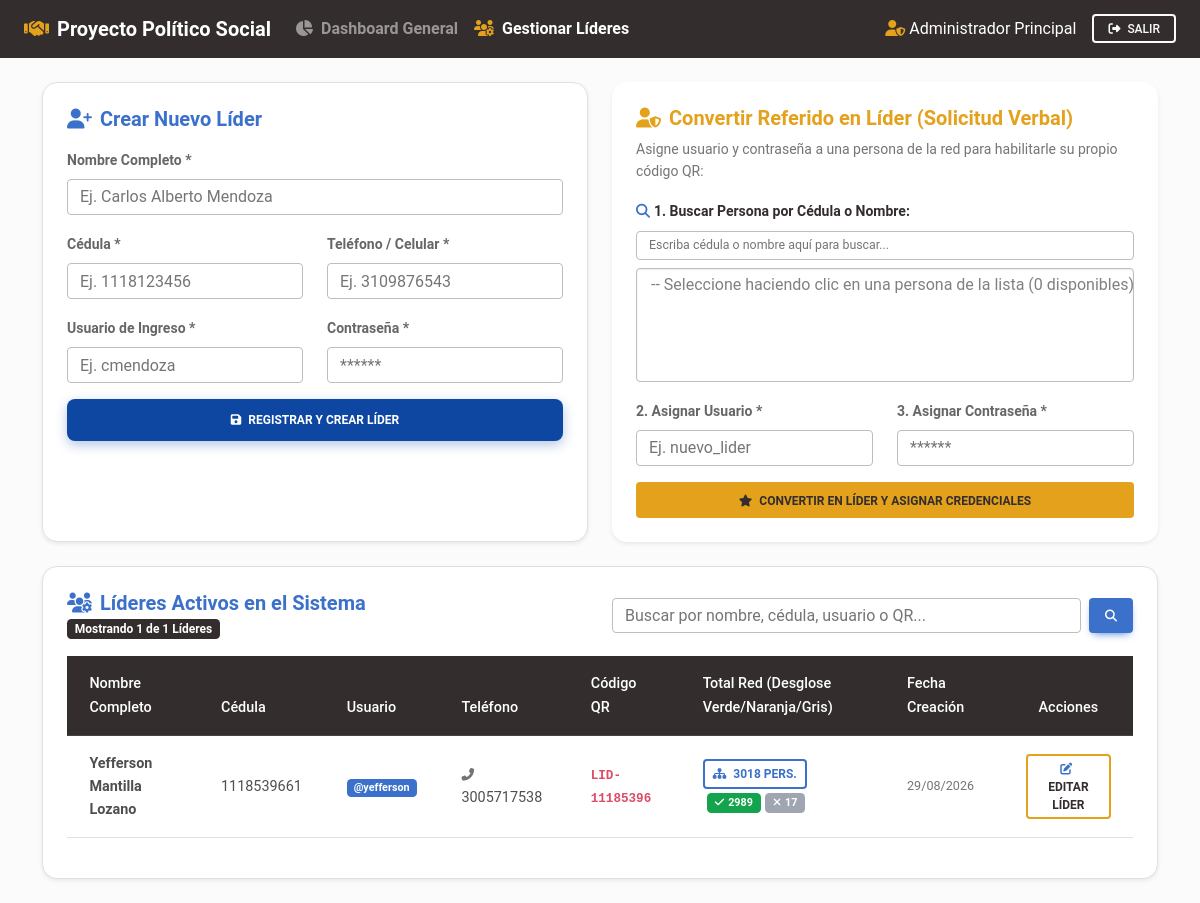
The page /admin/lideres.php (signed in) on the database its author committed.
### tables this page shows
CREATE TABLE `usuarios` (
  `id` int(11) NOT NULL AUTO_INCREMENT,
  `nombre_completo` varchar(150) NOT NULL,
  `cedula` varchar(20) NOT NULL,
  `telefono` varchar(20) NOT NULL,
  `username` varchar(50) NOT NULL,
  `password` varchar(255) NOT NULL,
  `role_id` int(11) NOT NULL,
  `codigo_referido` varchar(30) NOT NULL,
  `intentos_fallidos` int(11) DEFAULT 0,
  `bloqueado_hasta` datetime DEFAULT NULL,
  `creado_en` datetime DEFAULT current_timestamp(),
  PRIMARY KEY (`id`),
  UNIQUE KEY `cedula` (`cedula`),
  UNIQUE KEY `username` (`username`),
  UNIQUE KEY `codigo_referido` (`codigo_referido`),
  KEY `role_id` (`role_id`),
  CONSTRAINT `usuarios_ibfk_1` FOREIGN KEY (`role_id`) REFERENCES `roles` (`id`)
);

### config/auth.php (called while the page is built, shortened)
<?php
require_once __DIR__ . '/security.php';
function getCurrentUser() {
    $pdo = getDB();
    $stmt = $pdo->prepare("SELECT u.*, r.nombre as role_name FROM usuarios u JOIN roles r ON u.role_id = r.id WHERE u.id = ?");
    $stmt->execute([$_SESSION['user_id']]);
    return $stmt->fetch();
}

### config/security.php (called while the page is built, shortened)
<?php
function e($string) {
    return htmlspecialchars($string, ENT_QUOTES, 'UTF-8');
}
function sanitizeInput($data) {
    $data = trim($data);
    $data = stripslashes($data);
    return $data;
}

### admin/lideres.php (the view, shortened to what this page needs)
<?php
require_once __DIR__ . '/../config/security.php';
require_once __DIR__ . '/../config/auth.php';
$admin = getCurrentUser();
$pdo = getDB();
$buscarLider = sanitizeInput($_GET['buscar_lider'] ?? '');
$paginaActual = max(1, (int)($_GET['page'] ?? 1));
$registrosPorPagina = 10;
$offset = ($paginaActual - 1) * $registrosPorPagina;
$whereClauses = ["u.role_id = 2"];
$params = [];
$whereSql = " WHERE " . implode(" AND ", $whereClauses);
$stmtCount = $pdo->prepare("SELECT COUNT(*) FROM usuarios u" . $whereSql);
$stmtCount->execute($params);
$totalLideres = $stmtCount->fetchColumn();
$sqlLideres = "
    SELECT u.*,
           (SELECT COUNT(*) FROM referidos WHERE lider_raiz_id = u.id) as total_red,
           (SELECT COUNT(*) FROM referidos WHERE lider_raiz_id = u.id AND votante_yopal = 'Si') as total_si,
           (SELECT COUNT(*) FROM referidos WHERE lider_raiz_id = u.id AND votante_yopal = 'Quiero inscribir') as total_inscribir,
           (SELECT COUNT(*) FROM referidos WHERE lider_raiz_id = u.id AND votante_yopal = 'No') as total_no
    FROM usuarios u
    " . $whereSql . "
    ORDER BY u.creado_en DESC
    LIMIT " . $registrosPorPagina . " OFFSET " . $offset;
$stmtLideres = $pdo->prepare($sqlLideres);
$stmtLideres->execute($params);
$lideres = $stmtLideres->fetchAll();
$stmtElegibles = $pdo->query("
    SELECT r.*,
           CONCAT(r.nombres, ' ', r.apellidos) as nombre_completo
    FROM referidos r
    WHERE r.usuario_id IS NULL
    ORDER BY r.nombres ASC
");
$elegibles = $stmtElegibles->fetchAll();
?>
<!DOCTYPE html>
<html lang="es">
<head>
    <link rel="stylesheet" href="https://cdnjs.cloudflare.com/ajax/libs/font-awesome/6.4.0/css/all.min.css">
    <link rel="stylesheet" href="https://cdnjs.cloudflare.com/ajax/libs/mdb-ui-kit/6.4.0/mdb.min.css">
    <link rel="stylesheet" href="../assets/css/custom.css">
</head>
<body class="bg-light">
<nav class="navbar navbar-expand-lg navbar-dark bg-dark shadow-0 py-2">
    <div class="container-fluid px-4">
        <a class="navbar-brand fw-bold" href="dashboard.php">
            <i class="fas fa-handshake text-warning me-2"></i>Proyecto Político Social
        </a>
        <div class="collapse navbar-collapse" id="navbarAdminMenu">
            <ul class="navbar-nav me-auto mb-2 mb-lg-0">
                <li class="nav-item">
                    <a class="nav-link text-white-50 fw-bold" href="dashboard.php"><i class="fas fa-chart-pie me-1"></i> Dashboard General</a>
                </li>
                <li class="nav-item">
                    <a class="nav-link active fw-bold" href="lideres.php"><i class="fas fa-users-cog me-1 text-warning"></i> Gestionar Líderes</a>
                </li>
            </ul>
            <div class="d-flex align-items-center">
                <span class="text-white me-3"><i class="fas fa-user-shield me-1 text-warning"></i><?= e($admin['nombre_completo']) ?></span>
                <a href="../logout.php" class="btn btn-outline-light btn-sm"><i class="fas fa-sign-out-alt me-1"></i> Salir</a>
            </div>
        </div>
    </div>
</nav>
<div class="container py-4">
    <div class="row g-4 mb-4">
        <div class="col-lg-6">
            <div class="card card-custom h-100 shadow-sm border">
                <div class="card-body p-4">
                    <h5 class="fw-bold text-primary mb-3"><i class="fas fa-user-plus me-2"></i>Crear Nuevo Líder</h5>
                    <form action="lideres.php" method="POST">
                        <div class="mb-3">
                            <label class="form-label small fw-bold">Nombre Completo *</label>
                            <input type="text" name="nombre_completo" class="form-control" required placeholder="Ej. Carlos Alberto Mendoza">
                        </div>
                        <div class="row">
                            <div class="col-md-6 mb-3">
                                <label class="form-label small fw-bold">Cédula *</label>
                                <input type="text" name="cedula" class="form-control" required placeholder="Ej. 1118123456" inputmode="numeric" maxlength="12" oninput="this.value = this.value.replace(/[^0-9]/g, '')">
                            </div>
                            <div class="col-md-6 mb-3">
                                <label class="form-label small fw-bold">Teléfono / Celular *</label>
                                <input type="text" name="telefono" class="form-control" required placeholder="Ej. 3109876543" inputmode="numeric" maxlength="10" oninput="this.value = this.value.replace(/[^0-9]/g, '')">
                            </div>
                        </div>
                        <div class="row">
                            <div class="col-md-6 mb-3">
                                <label class="form-label small fw-bold">Usuario de Ingreso *</label>
                                <input type="text" name="username" class="form-control" required placeholder="Ej. cmendoza">
                            </div>
                            <div class="col-md-6 mb-3">
                                <label class="form-label small fw-bold">Contraseña *</label>
                                <input type="password" name="password" class="form-control" required placeholder="******">
                            </div>
                        </div>
                        <button type="submit" class="btn btn-primary btn-block btn-primary-custom">
                            <i class="fas fa-save me-1"></i> Registrar y Crear Líder
                        </button>
                    </form>
                </div>
            </div>
        </div>
        <div class="col-lg-6">
            <div class="card card-custom h-100 border-warning shadow-sm">
                <div class="card-body p-4">
                    <h5 class="fw-bold text-warning mb-2"><i class="fas fa-user-shield me-2"></i>Convertir Referido en Líder (Solicitud Verbal)</h5>
                    <p class="small text-muted mb-3">Asigne usuario y contraseña a una persona de la red para habilitarle su propio código QR:</p>
                    <form action="lideres.php" method="POST">
                        <div class="mb-3">
                            <label class="form-label small fw-bold text-dark"><i class="fas fa-search me-1 text-primary"></i>1. Buscar Persona por Cédula o Nombre:</label>
                            <input type="text" id="filtroReferidoElegible" class="form-control form-control-sm mb-2" placeholder="Escriba cédula o nombre aquí para buscar...">
                            <select name="referido_id" id="selectReferidoElegible" class="form-select" required size="5">
                                <option value="" disabled>-- Seleccione haciendo clic en una persona de la lista (<?= count($elegibles) ?> disponibles) --</option>
                            </select>
                        </div>
                        <div class="row">
                            <div class="col-md-6 mb-3">
                                <label class="form-label small fw-bold">2. Asignar Usuario *</label>
                                <input type="text" name="username" class="form-control" required placeholder="Ej. nuevo_lider">
                            </div>
                            <div class="col-md-6 mb-3">
                                <label class="form-label small fw-bold">3. Asignar Contraseña *</label>
                                <input type="password" name="password" class="form-control" required placeholder="******">
                            </div>
                        </div>
                        <button type="submit" class="btn btn-warning btn-block fw-bold text-dark shadow-0">
                            <i class="fas fa-star me-1"></i> Convertir en Líder y Asignar Credenciales
                        </button>
                    </form>
                </div>
            </div>
        </div>
    </div>
    <div class="card card-custom shadow-sm border">
        <div class="card-body p-4">
            <div class="row align-items-center mb-3">
                <div class="col-md-6">
                    <h5 class="fw-bold text-primary mb-0"><i class="fas fa-users-cog me-2"></i>Líderes Activos en el Sistema</h5>
                    <span class="badge bg-dark mt-1">Mostrando <?= count($lideres) ?> de <?= $totalLideres ?> Líderes</span>
                </div>
                <div class="col-md-6 mt-2 mt-md-0">
                    <form action="lideres.php" method="GET" class="d-flex gap-2">
                        <input type="text" name="buscar_lider" class="form-control" placeholder="Buscar por nombre, cédula, usuario o QR..." value="<?= e($buscarLider) ?>">
                        <button type="submit" class="btn btn-primary btn-sm"><i class="fas fa-search"></i></button>
                    </form>
                </div>
            </div>
            <div class="table-responsive">
                <table class="table table-hover align-middle">
                    <thead class="table-dark">
                        <tr>
                            <th>Nombre Completo</th>
                            <th>Cédula</th>
                            <th>Usuario</th>
                            <th>Teléfono</th>
                            <th>Código QR</th>
                            <th>Total Red (Desglose Verde/Naranja/Gris)</th>
                            <th>Fecha Creación</th>
                            <th class="text-center">Acciones</th>
                        </tr>
                    </thead>
                    <tbody>
                        <?php if (empty($lideres)): ?>
                            <tr>
                                <td colspan="8" class="text-center py-4 text-muted">No se encontraron líderes que coincidan con la búsqueda.</td>
                            </tr>
                        <?php else: ?>
                            <?php foreach ($lideres as $lid): ?>
                                <tr>
                                    <td class="fw-bold"><?= e($lid['nombre_completo']) ?></td>
                                    <td><?= e($lid['cedula']) ?></td>
                                    <td><span class="badge bg-primary">@<?= e($lid['username']) ?></span></td>
                                    <td><i class="fas fa-phone-alt me-1 text-muted small"></i><?= e($lid['telefono']) ?></td>
                                    <td><code class="fw-bold text-danger"><?= e($lid['codigo_referido']) ?></code></td>
                                    <td>
                                        <div class="d-flex align-items-center gap-1 flex-wrap">
                                            <a href="dashboard.php?lider_id=<?= $lid['id'] ?>" class="btn btn-outline-primary btn-sm fw-bold shadow-0 py-1 px-2" title="Filtrar dashboard por este líder">
                                                <i class="fas fa-sitemap me-1"></i> <?= $lid['total_red'] ?> pers.
                                            </a>
                                            <div class="d-inline-flex gap-1 ms-1">
                                                <?php if ($lid['total_si'] > 0): ?>
                                                    <span class="badge bg-success py-1 px-2" title="Votan en Yopal: <?= $lid['total_si'] ?>">
                                                        <i class="fas fa-check me-1"></i><?= $lid['total_si'] ?>
                                                    </span>
                                                <?php endif; ?>
                                                <?php if ($lid['total_no'] > 0): ?>
                                                    <span class="badge bg-secondary py-1 px-2" title="No votantes / Otro municipio: <?= $lid['total_no'] ?>">
                                                        <i class="fas fa-times me-1"></i><?= $lid['total_no'] ?>
                                                    </span>
                                                <?php endif; ?>
                                            </div>
                                        </div>
                                    </td>
                                    <td class="small text-muted"><?= date('d/m/Y', strtotime($lid['creado_en'])) ?></td>
                                    <td class="text-center">
                                        <button class="btn btn-outline-warning btn-sm text-dark fw-bold shadow-0" onclick='abrirModalEditarCredenciales(<?= json_encode($lid) ?>)' title="Modificar datos, usuario o contraseña del líder">
                                            <i class="fas fa-edit me-1 text-primary"></i> Editar Líder
                                        </button>
                                    </td>
                                </tr>
                            <?php endforeach; ?>
                        <?php endif; ?>
                    </tbody>
                </table>
            </div>
        </div>
    </div>
</div>
</body>
</html>

### assets/css/custom.css (style rules this page uses)
:root { --primary-color: #0d47a1; --secondary-color: #1976d2; --accent-color: #ff6f00; --bg-light: #f5f7fa; }
body { background-color: var(--bg-light); font-family: 'Roboto', 'Segoe UI', sans-serif; color: #333; }
.card-custom { border: none; border-radius: 15px; box-shadow: 0 6px 18px rgba(0, 0, 0, 0.06); transition: transform 0.2s ease, box-shadow 0.2s ease; }
.btn-primary-custom { background-color: var(--primary-color); color: #fff; font-weight: 600; border-radius: 8px; padding: 0.75rem 1.5rem; box-shadow: 0 4px 12px rgba(13, 71, 161, 0.3); }

### rows shown on the page
usuarios: nombre_completo "Administrador Principal"
usuarios: nombre_completo "Yefferson Mantilla Lozano", cedula "1118539661", username "yefferson", telefono "3005717538", codigo_referido "LID-11185396", total_red "3018", total_si "2989", total_no "17", creado_en "29/08/2026"

### other values the page prints
count($lideres) "1"
$totalLideres "1"
